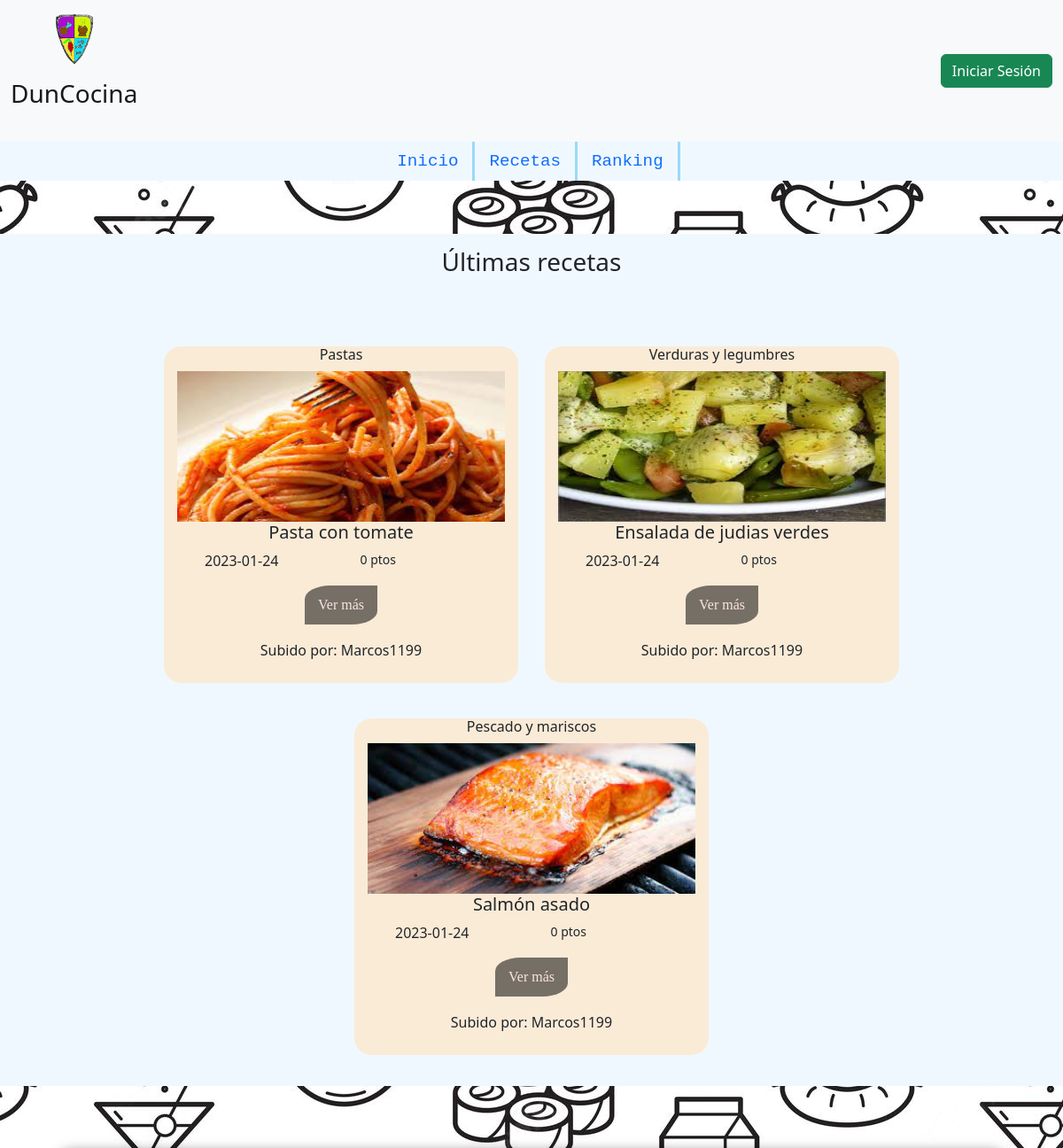
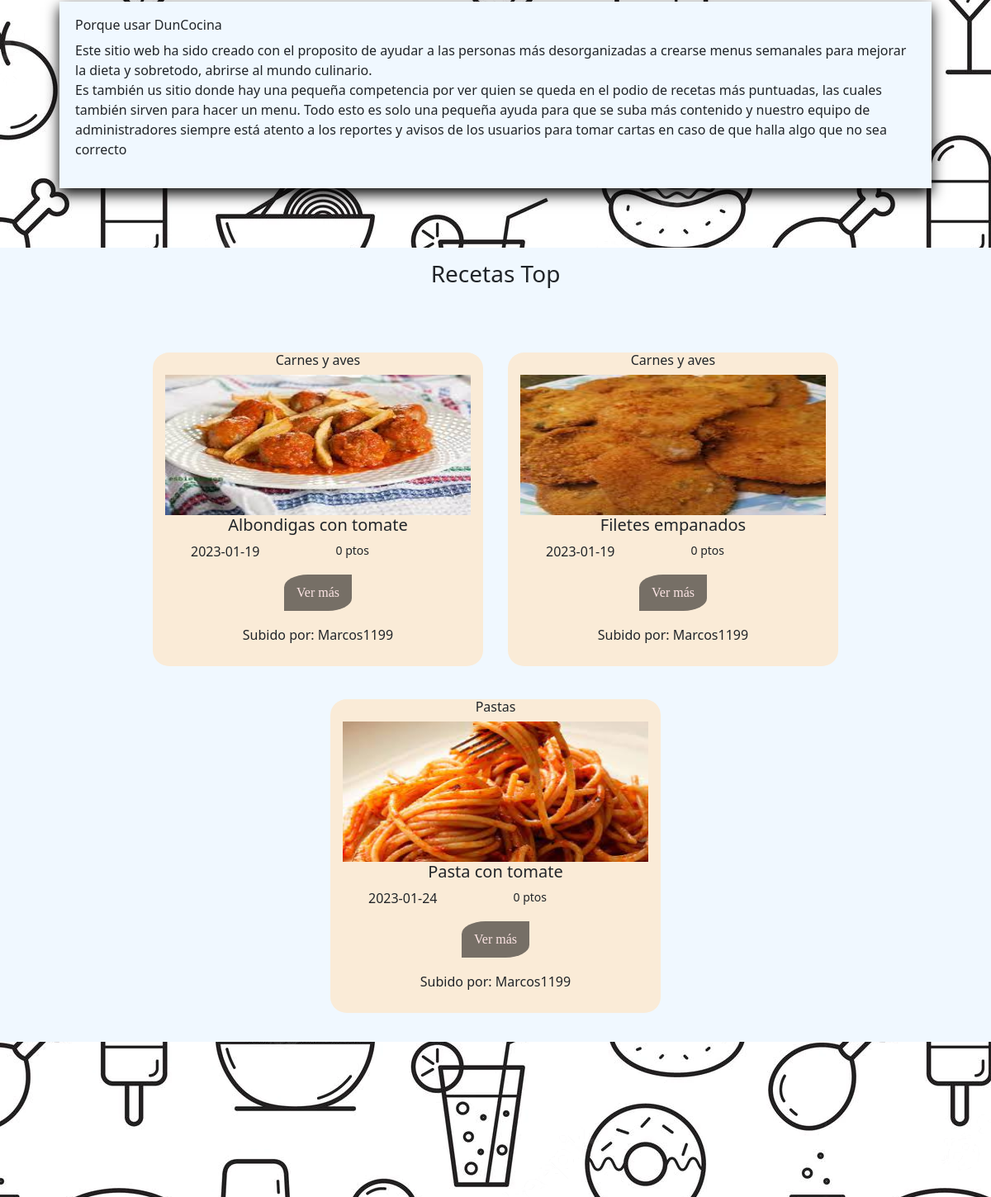
The app's page / (upper part), older data (2 pictures, top to bottom).
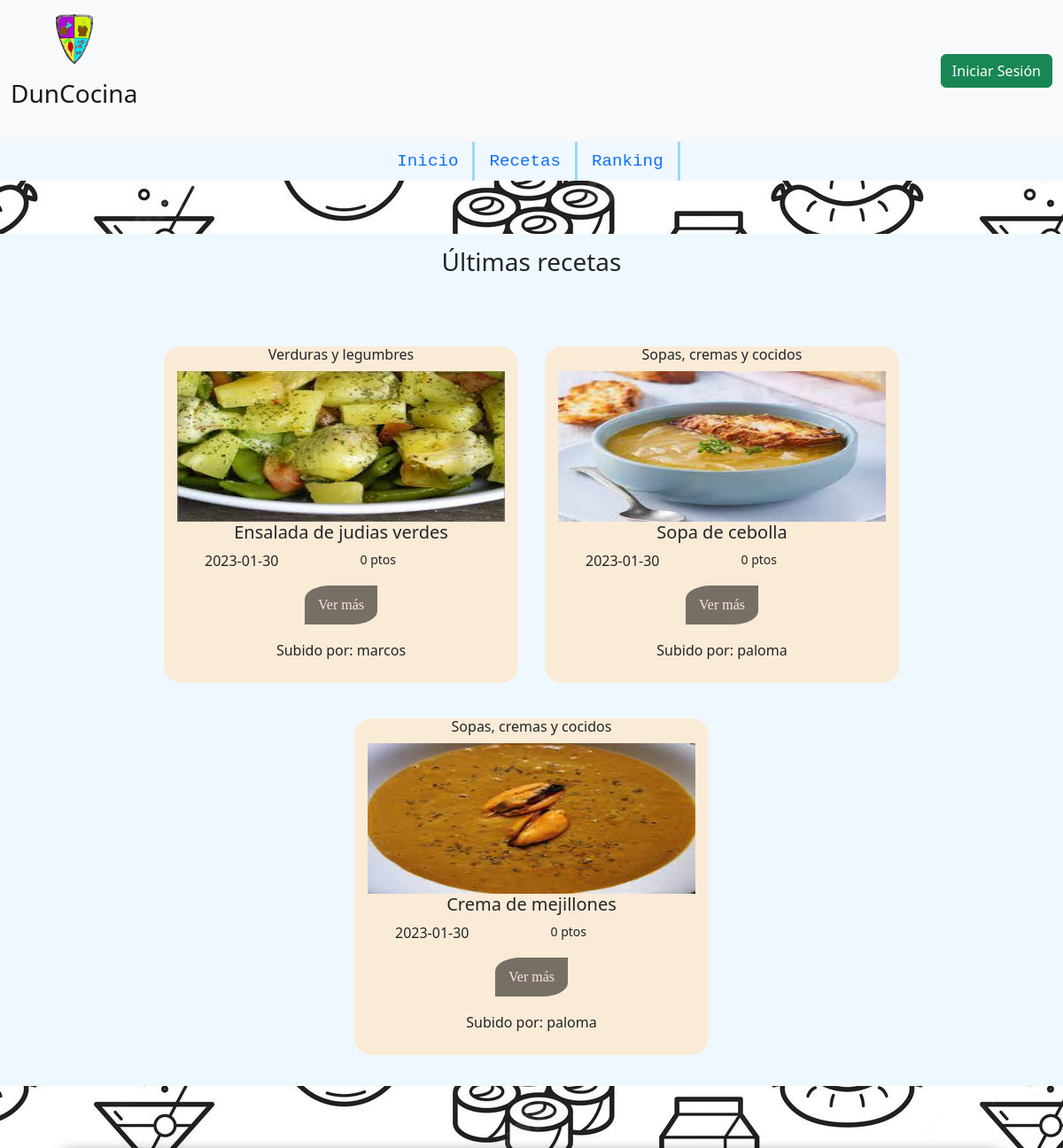
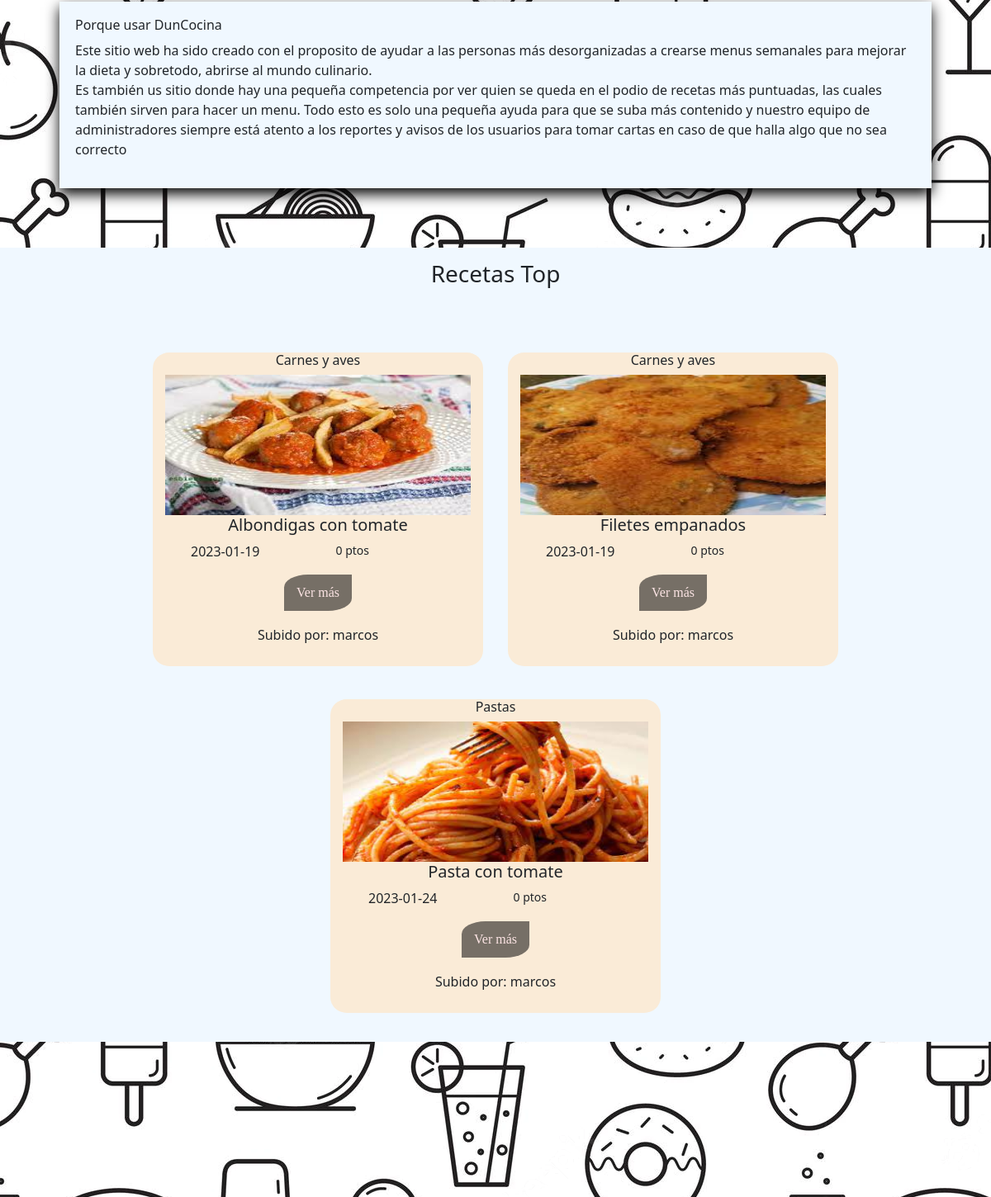
The same page, newer data (2 pictures, top to bottom).
### tables this page shows
CREATE TABLE `receta` (
  `id_receta` int(3) NOT NULL,
  `id_user` int(2) NOT NULL,
  `nombre` varchar(50) NOT NULL,
  `imagen` varchar(350) NOT NULL,
  `tiempo` int(3) NOT NULL,
  `categoria` varchar(30) NOT NULL,
  `ingredientes` varchar(350) NOT NULL,
  `alergenos` varchar(50) DEFAULT NULL,
  `pasos` varchar(1000) NOT NULL,
  `fecha` date NOT NULL COMMENT 'Fecha de subida de la receta',
  `puntuacion` int(5) NOT NULL DEFAULT 0
);

CREATE TABLE `usuario` (
  `id_user` int(2) NOT NULL,
  `nombre` varchar(30) NOT NULL,
  `contraseña` varchar(255) NOT NULL,
  `foto` varchar(350) DEFAULT NULL
);

### index.php (the view, shortened to what this page needs)
<!DOCTYPE html>
<html lang="es">
<head>
    <link href="https://cdn.jsdelivr.net/npm/bootstrap@5.2.0/dist/css/bootstrap.min.css" rel="stylesheet">
    <link rel="stylesheet" type="text/css" href="estilos/estilos.css?3.0" rel="stylesheet">
</head>
<body>
    <?php
     require('./php/funciones.php');
     $conexion=conexion();
    $e1="#";
    $e2="./php";
    $r1="./php";
    $i="./";
    echo insert_cab($r1,$i);
    echo insert_nav($e1,$e2);
    echo'<main>';
        $ultiRecetas="SELECT u.nombre, r.id_receta, r.nombre, r.imagen, r.categoria,
        r.fecha, r.puntuacion FROM receta r, usuario u
        where r.id_user=u.id_user
        ORDER BY fecha DESC LIMIT 0,3;";
        $consulta=$conexion->prepare($ultiRecetas);
        $consulta->bind_result($nombre_user,$id_receta,$nombre_receta, $imagen, $categoria,
        $fecha, $puntuacion);
        $consulta->execute();
        $consulta->store_result();
    echo '<div class="recetas_index">
        <h3>Últimas recetas</h3>
            <div class="contenedor">
            ';
    while($consulta->fetch()){
        echo'
            <div class="tarjeta_receta">
                <h6>'.$categoria.'</h6>
                <img src="'.$imagen.'" class="card-img-top" alt="...">
                <div class="cuerpo_t">
                    <h5>'.$nombre_receta.'</h5>
                </div>
                <div class="data_t">
                        <p>'.$fecha.'</p>
                        <small>'.$puntuacion.' ptos</small></p>
                </div>
                <a href=php/ver_receta.php?id_receta='.$id_receta.'>Ver más</a>
                <h6>Subido por: '.$nombre_user.'</h6>
            </div>
        ';
       }
       echo' </div> </div>';
       echo'
        <div id="informacion">
            <h6>Porque usar DunCocina</h6>
            <p>
                Este sitio web ha sido creado con el proposito de ayudar a las
                personas más desorganizadas a crearse menus semanales para
                mejorar la dieta y sobretodo, abrirse al mundo culinario.<br>
                Es también us sitio donde hay una pequeña competencia por ver
                quien se queda en el podio de recetas más puntuadas, las cuales
                también sirven para hacer un menu. Todo esto es solo una pequeña
                ayuda para que se suba más contenido y nuestro equipo de administradores
                siempre está atento a los reportes y avisos de los usuarios para tomar
                cartas en caso de que halla algo que no sea correcto</p>
        </div>
       ';
        $recetasTop="SELECT u.nombre, r.id_receta, r.nombre, r.imagen, r.categoria, r.fecha, r.puntuacion
        FROM receta r, usuario u where r.id_user=u.id_user
        ORDER BY r.puntuacion DESC LIMIT 0,3;";
        $consulta=$conexion->prepare($recetasTop);
        $consulta->bind_result($nombre_user,$id_receta,$nombre_receta, $imagen, $categoria,
        $fecha, $puntuacion);
        $consulta->execute();
        $consulta->store_result();
        echo '<div class="recetas_index">
        <h3>Recetas Top</h3>
            <div class="contenedor">
            ';
    while($consulta->fetch()){
        echo'
            <div class="tarjeta_receta">
                <h6>'.$categoria.'</h6>
                <img src="'.$imagen.'" class="card-img-top" alt="...">
                <div class="cuerpo_t">
                    <h5>'.$nombre_receta.'</h5>
                </div>
                <div class="data_t">
                        <p>'.$fecha.'</p>
                        <small>'.$puntuacion.' ptos</small></p>
                </div>
                <a href=php/ver_receta.php?id_receta='.$id_receta.'>Ver más</a>
                <h6>Subido por: '.$nombre_user.'</h6>
            </div>
        ';
       }
       echo' </div> </div>';
    echo"</main>";
    ?>
</body>
</html>

### php/funciones.php (shortened to what this page needs)
<?php
    function insert_cab($r1,$i){
         if(isset($_SESSION["id"])){
            $header='
            <nav class="navbar bg-light">
                <div class="container-fluid">
                    <a id="logoEnlace" class="navbar-brand" href="#">
                    <img src="'.$i.'/imagenes/otro/logo_sitio.png" alt="" width="100" height="60" class="d-inline-block align-text-top">
                    <p id="logo">DunCocina</p>
                    </a>
                    <a id="sesionBoton" href="'.$r1.'/cerrar_sesion.php" class="btn btn-danger" role="button">Cerrar Sesión</a>
                </div>
            </nav>
            ';
        }else{
        $header='
            <nav class="navbar bg-light">
                <div class="container-fluid">
                    <a id="logoEnlace" class="navbar-brand" href="#">
                    <img src="'.$i.'imagenes/otro/logo_sitio.png" alt="" width="100" height="60" class="d-inline-block align-text-top">
                    <p id="logo"><h3>DunCocina</h3></p>
                    </a>
                    <a id="sesionBoton" href="'.$r1.'/iniciar_sesion.php" class="btn btn-success" role="button">Iniciar Sesión</a>
                </div>
            </nav>';
        }
        return $header;
    }
    function insert_nav($e1,$e2){
        if(isset($_SESSION["id"])){
            if($_SESSION["id"]===1){
                $nav='
                    <ul class="nav">
                        <li>
                            <a class="nav-link" href="'.$e1.'/index.php">Inicio</a>
                        </li>
                        <li>
                            <a class="nav-link" href="'.$e2.'/recetas.php">Recetas</a>
                        </li>
                        <li>
                            <a class="nav-link" href="'.$e2.'/ranking.php">Ranking</a>
                        </li>
                        <li>
                            <a class="nav-link" href="'.$e2.'/lista_reporte.php">Reportes</a>
                        </li>
                    </ul>
                ';
            }else{
                $nav='
                <ul class="nav">
                    <li class="nav-item">
                        <a class="nav-link" href="'.$e1.'/index.php">Inicio</a>
                    </li>
                    <li class="nav-item">
                        <a class="nav-link" href="'.$e2.'/recetas.php">Recetas</a>
                    </li>
                    <li class="nav-item">
                        <a class="nav-link" href="'.$e2.'/ranking.php">Ranking</a>
                    </li>
                    <li class="nav-item">
                        <a class="nav-link" href="'.$e2.'/mi_perfil.php">Mi Perfil</a>
                    </li>
                    <li class="nav-item">
                        <a class="nav-link" href="'.$e2.'/mi_menu.php">Mi Menú</a>
                    </li>
                </ul>
                ';
            }
        }else{
            $nav='
            <ul class="nav">
                <li class="nav-item">
                    <a class="nav-link" href="'.$e1.'/index.php">Inicio</a>
                </li>
                <li class="nav-item">
                    <a class="nav-link" href="'.$e2.'/recetas.php">Recetas</a>
                </li>
                <li class="nav-item">
                    <a class="nav-link" href="'.$e2.'/ranking.php">Ranking</a>
                </li>
            </ul>
            ';
        }
        return $nav;
    }
?>

### estilos/estilos.css (style rules this page uses)
html { min-height: 100%; position: relative; }
* { margin:0%; padding:0%; }
body { background-image: url("../imagenes/fondos/fondo1.webp"); width: 100%; height: 100%; margin: 0; }
#logoEnlace { display:flex; align-items: center; flex-direction: column; }
.nav { background: aliceblue; font-size: larger; font-family: monospace; display: flex; justify-content: center; }
.nav li { border-right: #99daf8 solid; }
main { margin-bottom: 30%; }
.contenedor { margin-top: 5%; display: flex; justify-content:center; flex-wrap: wrap; }
.tarjeta_receta { border-radius: 5%; background-color: antiquewhite; width: 400px; height: 380px; margin: 20px 15px; display: flex; flex-direction: column; align-items: center; transition-duration: 1s; }
.tarjeta_receta img { height: 170px; width:370px; }
.tarjeta_receta a { border-radius: 35%0; background-color: rgb(118, 111, 102); font-size: medium; padding: 10px 15px; display: block; text-align: center; color: rgb(252, 228, 228); text-decoration: none; font-family: cursive; }
.tarjeta_receta a { margin-bottom:20px }
.cuerpo_t { display: contents; }
.data_t { width: 400px; display: flex; justify-content: space-around; }
.recetas_index { margin-top: 5%; margin-bottom: 3%; background-color: aliceblue; padding: 15px; }
.recetas_index h3 { display: flex; justify-content: center; }
#informacion { margin: 6%; padding: 19px; background-color: aliceblue; box-shadow: 0 7px 16px black; }

Row changes from the older to the newer data that the page shows:
no longer on this page (row edited): receta: categoria "Pescado y mariscos", imagen (picture), nombre "Salmón asado", fecha "2023-01-24", puntuacion "0", id_user.nombre "Marcos1199", shown under "Últimas recetas"
no longer on one of the page's lists (row edited): receta: categoria "Pastas", nombre "Pasta con tomate", fecha "2023-01-24", puntuacion "0", id_user.nombre "Marcos1199"
changed receta "Ensalada de judias verdes": fecha "2023-01-24" → "2023-01-30"; id_user.nombre "Marcos1199" → "marcos"
added receta: categoria "Sopas, cremas y cocidos", imagen (picture), nombre "Sopa de cebolla", fecha "2023-01-30", puntuacion "0", id_user.nombre "paloma", shown under "Últimas recetas"
added receta: categoria "Sopas, cremas y cocidos", imagen (picture), nombre "Crema de mejillones", fecha "2023-01-30", puntuacion "0", id_user.nombre "paloma", shown under "Últimas recetas"
changed receta "Albondigas con tomate": id_user.nombre "Marcos1199" → "marcos"
changed receta "Filetes empanados": id_user.nombre "Marcos1199" → "marcos"
changed receta "Pasta con tomate": id_user.nombre "Marcos1199" → "marcos"
